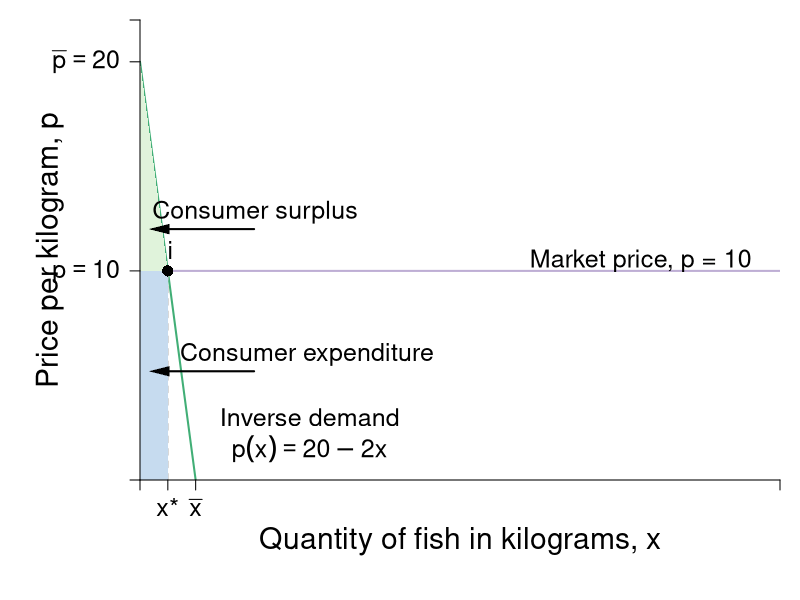

Write R code to recreate this figure.
#Graph Designer: Scott Cohn
#Authors: Bowles and Halliday
#Title: Microeconomics: Competition, Conflict and Coordination

require(shape)
pdf(file = "firmmarketsupply/consumersurplus_jane_market.pdf", width = 9, height = 7)

#Set parameters for graphics
pointsize <- 1.8
axislabelsize <- 1.8
labelsize <- 1.5
namesize <- 1.8
annotatesize <- 1.5
graphlinewidth <- 2
segmentlinewidth <- 1.5


COL <- c("#7fc97f", "#beaed4", "#fdc086", "#ffff99", "#386cb0", "#f0027f", "#bf5b17", "#666666")
COLA <- c("#e0f3db", "#99d8c9","#66c2a4","#41ae76", "#238b45", "#005824")
COLB <- c("#c6dbef", "#4eb3d3", "#2b8cbe", "#0868ac","#084081")

par(mar =  c(6, 7, 1, 1))

mrsA <- function(x, rmax = 20, xmax = 10) {
  rmax - (rmax/xmax)*x
}

uA <- function(x, y, rmax = 20, xmax = 10) {
  y + rmax*x - (1/2)(rmax/xmax)*x^2
}

xlims <- c(0, 115)
ylims <- c(0, 22)

npts <- 501 
x <- seq(xlims[1], xlims[2], length.out = npts)
y <- seq(ylims[1], ylims[2], length.out = npts) 
a <- c(46.08, 55, 64)
b <- c(46.08, 55, 64)

plot(0, 0, xlim = xlims, ylim = ylims, type = "n",
     xlab = expression(paste("")),
     ylab = expression(paste("")), 
     xaxt = "n", 
     yaxt = "n", 
     cex.lab = axislabelsize, 
     bty = "n",
     xaxs="i", 
     yaxs="i")

# ticksy <- seq(from = 0, to = ylims[2], by = 2)
# ylabels <- seq(from = 0, to = ylims[2], by = 2)
# ticksx <- seq(from = 0, to = xlims[2], by = 2)
# xlabels <- seq(from = 0, to = xlims[2], by = 2)
ticksy <- c(0, 10, 20, ylims[2])
ylabels <- c(NA, expression(paste(p == 10)), expression(paste(bar(p) == 20)), NA)
ticksx <- c(0, 5, 10, xlims[2])
xlabels <- c(NA, expression(paste(x,"*")), expression(paste(bar(x))), NA)

npts <- 500 
xx1 <- seq(xlims[1], xlims[2], length.out = npts)

#Lines for mrs graph
lines(xx1, mrsA(xx1, rmax = 20, xmax = 10), col = COLA[4], lwd = graphlinewidth)

segments(0, 10, xlims[2], 10, lty = 1, col = COL[2] , lwd = graphlinewidth)
segments(5, 0, 5, 10, lty = 2, col = "gray" , lwd = segmentlinewidth)

#Polygon for CS
xpoly <- c(0, 5, 0)
ypoly <- c(10, 10, 20)
polygon(x = xpoly, y = ypoly, col = COLA[1], density=NULL, border = NA)

#Polygon for CE
xpoly3 <- c(0, 5, 5, 0, 0)
ypoly3 <- c(0, 0, 10, 10, 0)
polygon(x = xpoly3, y = ypoly3, col = COLB[1], density=NULL, border = NA)

#Label axes
mtext(expression(paste("Quantity of fish in kilograms, ", x)), side=1, line = 3, cex = axislabelsize)
text(-16.2, 0.5*ylims[2], expression(paste("Price per kilogram, ", p)), xpd = TRUE, cex = axislabelsize, srt = 90) 

points(5, 10, pch = 16, col = "black", cex = 1.5)
text(5.5, 11, expression(i), cex = labelsize)

#segments(4.11765, 6.17647, 5.88, 8.88, lty = 1, col = COL[2] , lwd = graphlinewidth)
text(90, 10.5, expression("Market price, p = 10"), cex = labelsize, xpd = TRUE)
#text(7.3, 2.5, expression("Curve"))

#Label mrs function
text(30.5, 3.0, expression(paste("Inverse demand")), cex = labelsize)
text(30.5, 1.5, expression(paste(p(x) == 20 - 2*x)), cex = labelsize)
#Arrows(10, 7.5, 10, 5, col = "black", lty = 1, lwd = 2, arr.type = "triangle", arr.lwd = 0.5)

#Label highest willingness to pay
text(20.7, 12.8, expression("Consumer surplus"), cex = labelsize)
#text(3.5, 16, expression(paste(CS==frac(1, 2)*bgroup("(",20 - 10,")")*5, phantom()== 25)))
Arrows(20.5, 12, 3.5, 12, col = "black", lty = 1, lwd = 2, arr.type = "triangle", arr.lwd = 0.5)

text(30, 6, expression("Consumer expenditure"), cex = labelsize)
Arrows(20.5, 5.2, 3.5, 5.2, col = "black", lty = 1, lwd = 2, arr.type = "triangle", arr.lwd = 0.5)

axis(1, at = ticksx, pos = 0, labels = xlabels, cex.axis = labelsize)
axis(2, at = ticksy, pos = 0, labels = ylabels, las = 1, cex.axis = labelsize)


dev.off()
